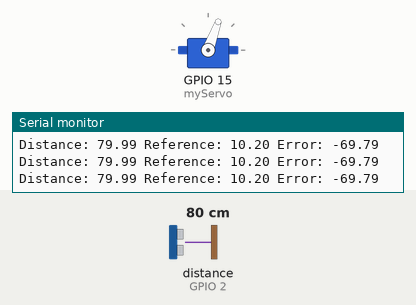
Recording of a sketch running on a simulated ESP32. On the bench: servo, the last lines printed to the serial monitor. Wiring (inferred from the names in the program): ultrasonic range finder: trigger GPIO 4; echo GPIO 2. The test bench sets the inputs (shaded band); at power-on: distance to the obstacle (sensor on GPIO 2) 80 cm. The echo pulse lasts 58.3 µs per cm.

Above: at 1.3 s.
1.4 s: distance to the obstacle (sensor on GPIO 2) set to 9 cm
At 1.9 s:
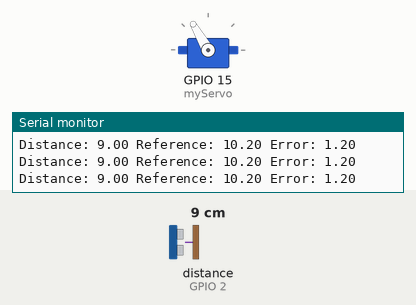
2.9 s: distance to the obstacle (sensor on GPIO 2) set to 15 cm
At 3.7 s:
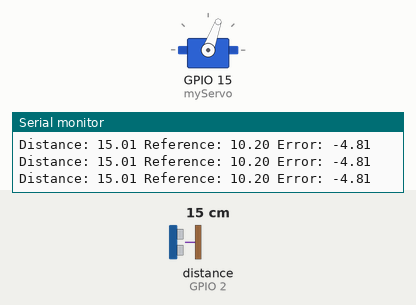
4.5 s: distance to the obstacle (sensor on GPIO 2) set to 7 cm
At 5.1 s:
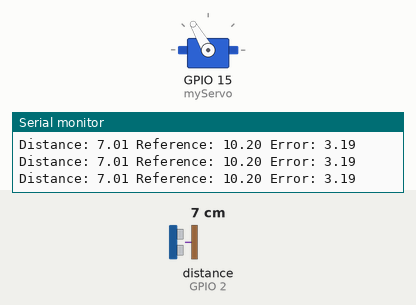
6.1 s: distance to the obstacle (sensor on GPIO 2) set to 18 cm
At 7.3 s:
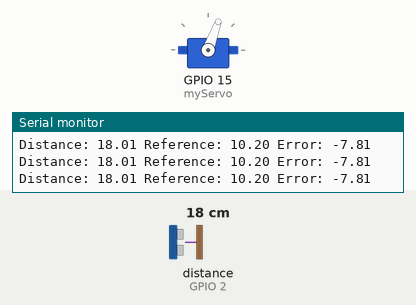
7.6 s: distance to the obstacle (sensor on GPIO 2) set to 2 cm
At 8.0 s:
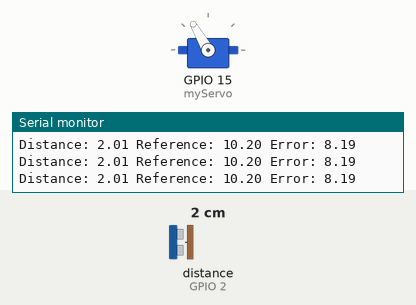
Timing chart, 0 to 10.1 s (numbered marks = the images above; inputs shaded):
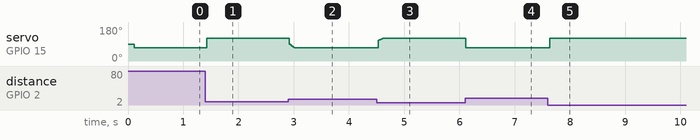

The sketch:

Water_tank_control.ino
```cpp
#include <ESP32Servo.h>

#define ULTRASONIC_ECHO 2
#define ULTRASONIC_TRIG 4

Servo myServo;

int level;
double ap = 0, ai = 0, ad = 0, output, error = 0, errora = 0;
double kp = 2, ki = 0.05, kd = 0.09, tm = 0.01, salida = 0;
int setPoint = 1250;

void setup() {
  pinMode(ULTRASONIC_ECHO, INPUT);
  pinMode(ULTRASONIC_TRIG, OUTPUT);
  Serial.begin(115200);
  myServo.attach(15);
  delay(100);
}

void loop() {
  //delay(10);

  control();

  Serial.println("Distance: " + String(getDistance()) + " Reference: " + String(getReference()) + " Error: " + String(error));
}

// Returns distance between the sensor and the object
float getDistance() {
  long elapsedTime;
  float distance;

  digitalWrite(ULTRASONIC_TRIG, LOW);
  delayMicroseconds(2);
  digitalWrite(ULTRASONIC_TRIG, HIGH);
  delayMicroseconds(10);
  digitalWrite(ULTRASONIC_TRIG, LOW);

  elapsedTime = pulseIn(ULTRASONIC_ECHO, HIGH);
  distance = float(elapsedTime * 0.0343) / 2;

  delay(10);
  return distance;
}

int getLevel() {
  static int level;
  float errorMarginTop = 0.2; // cm
  float errorMarginBottom = 0.2; // cm

  if(getDistance() >= 3.84 - errorMarginBottom && getDistance() <= 3.84 + errorMarginTop) {
    level = 2000;
  } else if (getDistance() >= 5.95 - errorMarginBottom && getDistance() <= 5.95 + errorMarginTop) {
    level = 1750;
  } else if(getDistance() >= 8.04 - errorMarginBottom && getDistance() <= 8.04 + errorMarginTop) {
    level = 1500;
  } else if(getDistance() >= 10.20 - errorMarginBottom && getDistance() <= 10.20 + errorMarginTop) {
    level = 1250;
  } else if(getDistance() >= 12.30 - errorMarginBottom && getDistance() <= 12.30 + errorMarginTop) {
    level = 1000;
  } else if(getDistance() >= 15.06 - errorMarginBottom && getDistance() <= 15.06 + errorMarginTop) {
    level = 750;
    return 15.06 - 0.7;
  }

  return level;
}

// Sets a relation between the setPoint and the distance,
// the distance is between the sensor and the water.
float getReference() {
  if (setPoint == 2000) {
    return 3.84 - 0.5;
  } else if (setPoint == 1750) {
    return 5.95 - 0.2;
  } else if (setPoint == 1500) {
    return 8.04 - 0.3;
  } else if (setPoint == 1250) {
    return 10.20;
  } else if (setPoint == 1000) {
    return 12.30 - 0.5;
  } else if (setPoint == 750) {
    return 15.06 - 0.7;
  }
}

void closeValve() {
  myServo.write(50);
  Serial.println("Closed");
}

void openValve() {
  myServo.write(120);
  Serial.println("Opened");
}

void control() {
  error = getReference() - getDistance();
  ap = kp * error;
  ai = ki * ((tm * errora) + (tm * (error - errora)) / 2);
  ad = kd * ((error - errora) / tm);
  output += ap + ai + ad;
  //Serial.println(output);
  if (output > 100) {
    output = 100;
  }
  if (output < 0) {
    output = 0;
  }
  errora = error;

  int valveAngle = map(output, 0, 100, 70, 120);
  //Serial.println("Angle: " + String(valveAngle) + " output: " + String(output));

  myServo.write(valveAngle);
}
```

Measured:
- after the input at 1.4 s, servo on GPIO 15 (myServo): 70° → 120° at once
- after the input at 2.9 s, servo on GPIO 15 (myServo): 120° → 70° at once
- after the input at 4.5 s, servo on GPIO 15 (myServo): 70° → 120° at once
- after the input at 6.1 s, servo on GPIO 15 (myServo): 120° → 70° at once
- after the input at 7.6 s, servo on GPIO 15 (myServo): 70° → 120° at once
